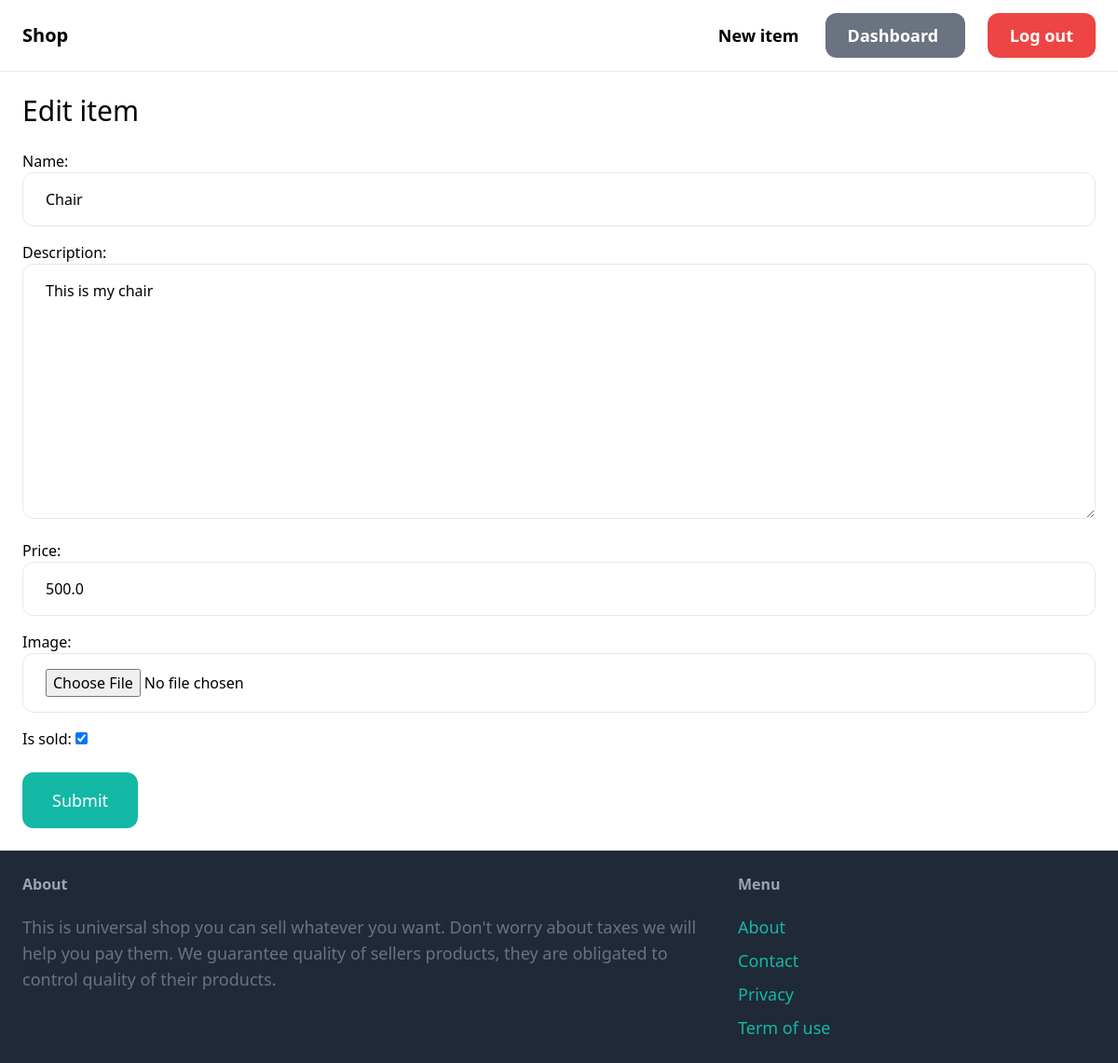
The page /items/5/edit/ (signed in) on the database as committed earlier.
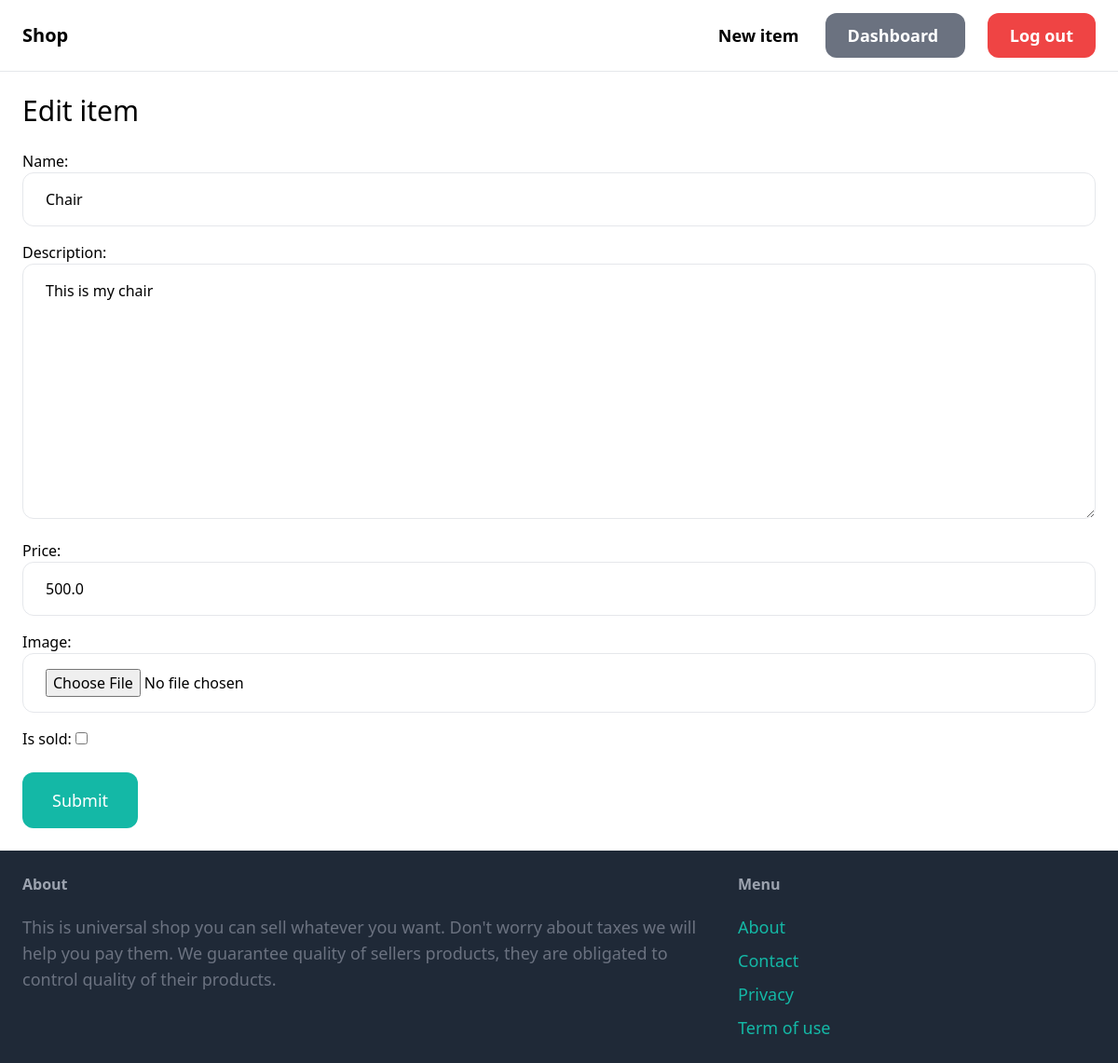
The same page on the database as committed later.
### item/models.py (models this page shows, shortened)
class Item(models.Model):
    category = models.ForeignKey(Category, related_name='items', on_delete=models.CASCADE)
    name = models.CharField(max_length=255)
    description = models.TextField(blank=True, null=True)
    price = models.FloatField()
    image = models.ImageField(upload_to='item_images', blank=True, null=True)
    is_sold = models.BooleanField(default=False)
    created_by = models.ForeignKey(User, related_name='items', on_delete=models.CASCADE)
    created_at = models.DateTimeField(auto_now_add=True)

### item/views.py (the view)
# urls.py: path('<int:pk>/edit/', views.edit, name='edit'),
@login_required
def edit(request,pk):
    item = get_object_or_404(Item, pk=pk, created_by=request.user)
    if request.method == 'POST':
        form = EditItemForm(request.POST, request.FILES, instance=item)
        if form.is_valid():
            item.save()
            return redirect('item:detail', pk=item.pk)
    else:
        form = EditItemForm(instance=item)
    return render(request, 'item/form.html',{
        'form': form,
        'title': 'Edit item',
    })

### item/forms.py
class EditItemForm(forms.ModelForm):
    class Meta:
        model = Item
        fields = ('name', 'description', 'price', 'image', 'is_sold')
        widgets = {
            'name': forms.TextInput(attrs={
                'class': 'w-full py-4 px-6 rounded-xl border'
            }),
            'description': forms.Textarea(attrs={
                'class': 'w-full py-4 px-6 rounded-xl border'
            }),
            'price': forms.TextInput(attrs={
                'class': 'w-full py-4 px-6 rounded-xl border'
            }),
            'image': forms.FileInput(attrs={
                'class': 'w-full py-4 px-6 rounded-xl border'
            }),
        }

### item/templates/item/form.html (shortened to what this page needs)
{% extends 'core/base.html' %}
{% block content %}
<h1 class="mb-6 text-3xl">{{ title }}</h1>
<form method="post" action="." enctype="multipart/form-data">
    <div class="space-y-4">
        {{ form.as_p }}
    </div>
    <button class="mt-6 py-4 px-8 text-lg bg-teal-500 hover:bg-teal-700 rounded-xl text-white">
        Submit
    </button>
</form>
{% endblock %}

Rows that differ between the two databases and show on the page:
changed Item "Chair": is_sold "☑" → "☐"
